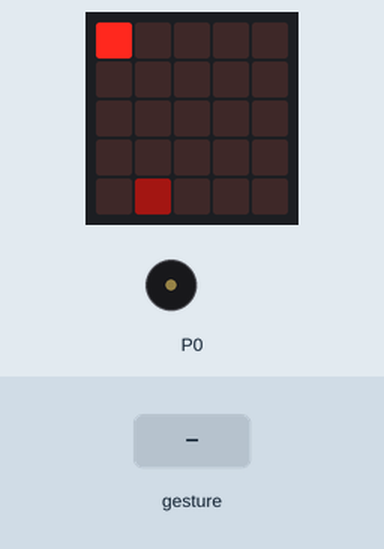
A program run on a simulated BBC micro:bit (MakeCode). On the bench: the board's 5×5 LED display, buzzer (waves = sounding). The test bench sets the inputs (shaded band). Random numbers come from a fixed seed; a tilt is held for 1.5 s and a shake lasts 1 s, then the board lies face up again.

Above: at 1.2 s.
1.3 s: gesture 'tilt right'
At 2.2 s:
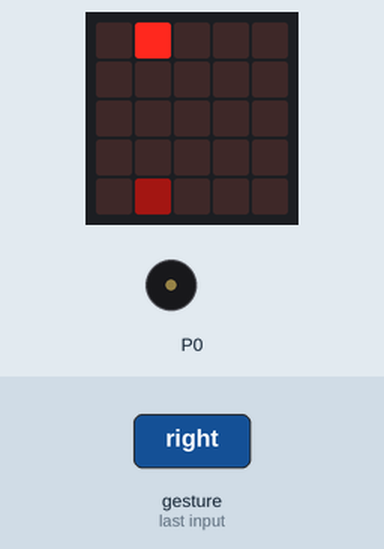
2.9 s: gesture 'logo down'
At 4.6 s:
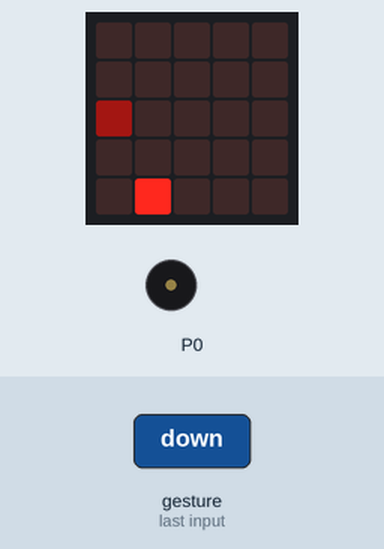
4.9 s: gesture 'tilt left'
At 5.5 s:
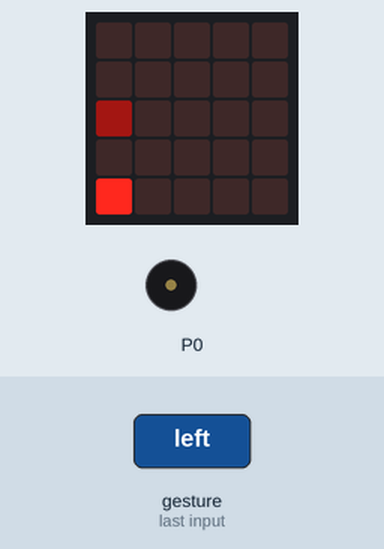
6.5 s: gesture 'logo up'
At 7.3 s:
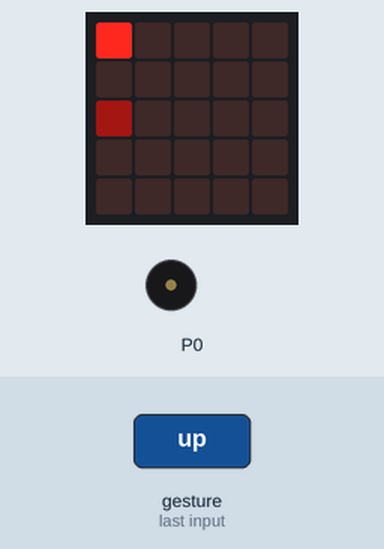
8.0 s: gesture 'tilt right'
At 8.7 s:
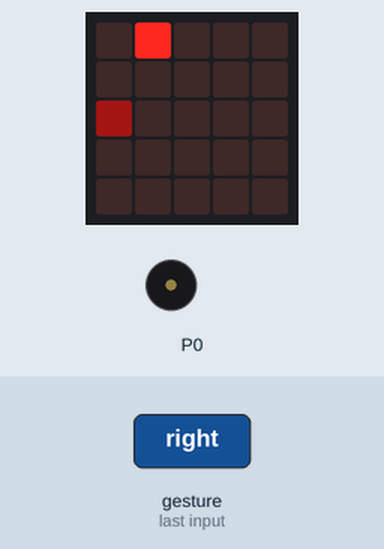
9.6 s: gesture 'logo up'
At 10.0 s:
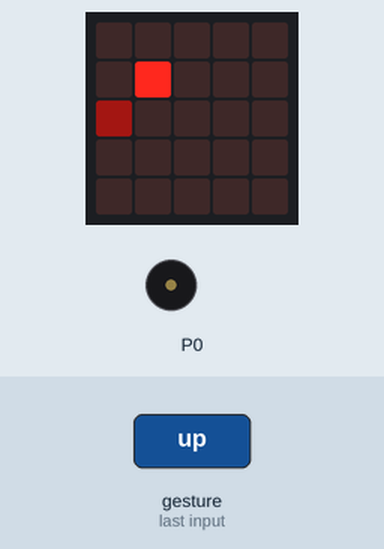
Timing chart, 0 to 12.1 s (numbered marks = the images above; inputs shaded):
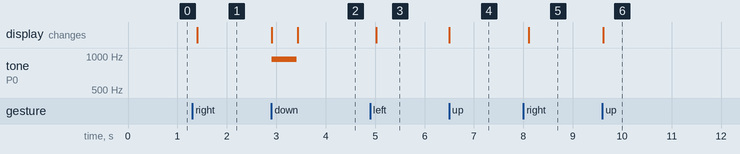

Measured:
- after the input at 1.3 s, the display: changes after 0.10 s (image 1)
- after the input at 2.9 s, tone on P0: silent → 932 Hz at once, → silent 0.50 s later; the display: first changes at once (image 2 shows a later state)
- after the input at 4.9 s, the display: changes after 0.12 s (image 3)
- after the input at 6.5 s, the display: changes at once (image 4)
- after the input at 8.0 s, the display: changes after 0.11 s (image 5)
- after the input at 9.6 s, the display: changes at once (image 6)

The program:

main.ts
```typescript
input.onGesture(Gesture.TiltRight, function () {
    if (tiempo < 60) {
        ax = x
        ay = y
        x += 1
        if (x == 5) {
            x = 0
            ax = 4
        }
    }
})
input.onGesture(Gesture.TiltLeft, function () {
    if (tiempo < 60) {
        ax = x
        ay = y
        x += -1
        if (x == -1) {
            x = 4
            ax = 0
        }
    }
})
input.onGesture(Gesture.LogoDown, function () {
    if (tiempo < 60) {
        ax = x
        ay = y
        y += -1
        if (y == -1) {
            y = 4
            ay = 0
        }
    }
})
input.onGesture(Gesture.LogoUp, function () {
    if (tiempo < 60) {
        ax = x
        ay = y
        y += 1
        if (y == 5) {
            y = 0
            ay = 4
        }
    }
})
let puntos = 0
let y = 0
let ay = 0
let x = 0
let ax = 0
let tiempo = 0
let Obj_x = randint(0, 4)
let Obj_y = randint(0, 4)
loops.everyInterval(1000, function () {
    tiempo += 1
})
basic.forever(function () {
    if (tiempo < 60) {
        led.plotBrightness(Obj_x, Obj_y, 37)
        led.unplot(ax, ay)
        led.plot(x, y)
        if (x == Obj_x && y == Obj_y) {
            music.play(music.tonePlayable(932, music.beat(BeatFraction.Whole)), music.PlaybackMode.UntilDone)
            led.unplot(Obj_x, Obj_y)
            puntos += 1
            Obj_x = randint(0, 4)
            Obj_y = randint(0, 4)
            while (x == Obj_x && y == Obj_y) {
                Obj_y = randint(0, 4)
                Obj_x = randint(0, 4)
            }
            led.plotBrightness(Obj_x, Obj_y, 37)
        }
    } else {
        music.play(music.tonePlayable(175, music.beat(BeatFraction.Whole)), music.PlaybackMode.UntilDone)
        led.unplot(Obj_x, Obj_y)
        led.unplot(ax, ay)
        led.unplot(x, y)
        basic.showNumber(puntos)
    }
})
```

test.ts
```typescript
// aquí va el archivo "tests"; esto no se compilará cuando este paquete se utilice como una extensión.
```
